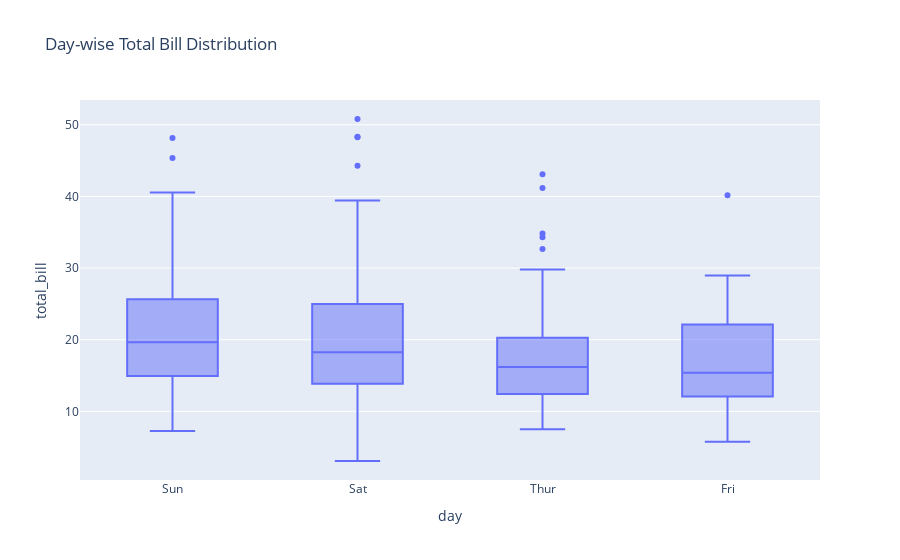

Notebook cell for this chart:
### Code cell
# 2D Box Plot: Day-wise Total Bill Distribution
fig_2d_box = px.box(tips, x="day", y="total_bill", title="Day-wise Total Bill Distribution")
fig_2d_box.show()

### Figure 1 — Plotly figure (JSON) as saved in the notebook; plotly's stock layout.template omitted (floating-point values rounded to 4 significant figures; data arrays with more than 128 entries replaced by an {"elided": "..."} marker saying what was removed)
{"data": [{"alignmentgroup": "True", "hovertemplate": "day=%{x}<br>total_bill=%{y}<extra></extra>", "legendgroup": "", "marker": {"color": "#636efa"}, "name": "", "notched": false, "offsetgroup": "", "orientation": "v", "showlegend": false, "type": "box", "x": {"elided": "244 str values"}, "x0": " ", "xaxis": "x", "y": {"elided": "244 float values"}, "y0": " ", "yaxis": "y"}], "layout": {"autosize": true, "boxmode": "group", "legend": {"tracegroupgap": 0}, "title": {"text": "Day-wise Total Bill Distribution"}, "xaxis": {"anchor": "y", "autorange": true, "domain": [0, 1], "range": [-0.5, 3.5], "title": {"text": "day"}, "type": "category"}, "yaxis": {"anchor": "x", "autorange": true, "domain": [0, 1], "range": [0.4178, 53.46], "title": {"text": "total_bill"}, "type": "linear"}}}
